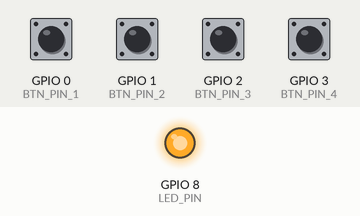
This program was run on a simulated ESP32-C3. Shown: output pins drawn as LEDs (lit = HIGH). The inputs (shaded band) are chosen by the test bench; at power-on: GPIO 0 (BTN_PIN_1), GPIO 1 (BTN_PIN_2), GPIO 2 (BTN_PIN_3), GPIO 3 (BTN_PIN_4) HIGH. What the program prints to the serial monitor is not drawn.

Above: at 1.2 s.
1.3 s: GPIO 0 (BTN_PIN_1) pulled LOW for 0.15 s
Timing chart, 0 to 4.3 s (numbered marks = the images above; inputs shaded):
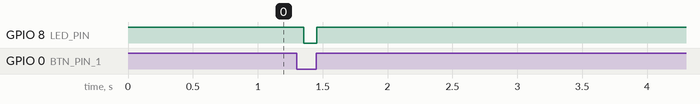

Measured:
- after the input at 1.3 s, GPIO 8 (LED_PIN): HIGH → LOW after 0.05 s, → HIGH 0.10 s later

The program:

main.cpp
```cpp
#include <Arduino.h>
#include <esp_now.h>
#include <WiFi.h>

// --- Configuration ---
// Pins for the 4 buttons
const int BTN_PIN_1 = 0;
const int BTN_PIN_2 = 1;
const int BTN_PIN_3 = 2;
const int BTN_PIN_4 = 3;

// Broadcast Address (FF:FF:FF:FF:FF:FF) - sends to all listening ESP-NOW devices
// Or specific Master MAC if known. For simplicity/flexibility, we use Broadcast initially.
// In a 100-device setup, pairing is better, but broadcast works if only one Master is present.
uint8_t broadcastAddress[] = {0xFF, 0xFF, 0xFF, 0xFF, 0xFF, 0xFF};

// Structure to send data
// Must match the receiver structure
typedef struct struct_message {
  uint8_t device_id[6]; // MAC address of this sender
  int vote_value;       // 1, 2, 3, or 4
  unsigned long timestamp; // Time of vote to prevent duplicates
} struct_message;

struct_message myData;
esp_now_peer_info_t peerInfo;

// Variables for button state
bool sending = false;

// LED for status
const int LED_PIN = 8;

void OnDataSent(const uint8_t *mac_addr, esp_now_send_status_t status) {
  if (status == ESP_NOW_SEND_SUCCESS) {
    // Flash LED fast to indicate success
    digitalWrite(LED_PIN, LOW); // On
    delay(100);
    digitalWrite(LED_PIN, HIGH);
  }
  sending = false;
}

void sendVote(int value) {
  if (sending) return;
  sending = true;

  WiFi.macAddress(myData.device_id);
  myData.vote_value = value;
  myData.timestamp = millis();

  esp_err_t result = esp_now_send(broadcastAddress, (uint8_t *) &myData, sizeof(myData));

  if (result == ESP_OK) {
    Serial.println("Sent with success");
  } else {
    Serial.println("Error sending the data");
    sending = false;
  }
}

// Button state tracking
bool btnPressed[4] = {false, false, false, false};
int btnPins[4] = {BTN_PIN_1, BTN_PIN_2, BTN_PIN_3, BTN_PIN_4};

void setup() {
  for (int i = 0; i < 4; i++) {
    pinMode(btnPins[i], INPUT_PULLUP); // Buttons are active LOW
  }
  pinMode(LED_PIN, OUTPUT);
  digitalWrite(LED_PIN, HIGH); // LED off initially (assuming active LOW LED)

  Serial.begin(115200);
  WiFi.mode(WIFI_STA);

  if (esp_now_init() != ESP_OK) {
    Serial.println("Error initializing ESP-NOW");
    return;
  }

  esp_now_register_send_cb(OnDataSent);

  // Register peer
  memcpy(peerInfo.peer_addr, broadcastAddress, 6);
  peerInfo.channel = 0;
  peerInfo.encrypt = false;

  if (esp_now_add_peer(&peerInfo) != ESP_OK){
    Serial.println("Failed to add peer");
    return;
  }
}

void loop() {
  for (int i = 0; i < 4; i++) {
    bool currentReading = digitalRead(btnPins[i]);

    // Check for Press (LOW) and was not previously pressed
    if (currentReading == LOW && !btnPressed[i]) {
      // Debounce: Wait a bit and check again to confirm it's a real press
      delay(50);
      if (digitalRead(btnPins[i]) == LOW) {
        sendVote(i + 1);
        btnPressed[i] = true; // Mark as pressed
      }
    }
    // Check for Release (HIGH) and was previously pressed
    else if (currentReading == HIGH && btnPressed[i]) {
      delay(50); // Debounce release
      if (digitalRead(btnPins[i]) == HIGH) {
        btnPressed[i] = false; // Mark as released, ready for next press
      }
    }
  }
}
```
